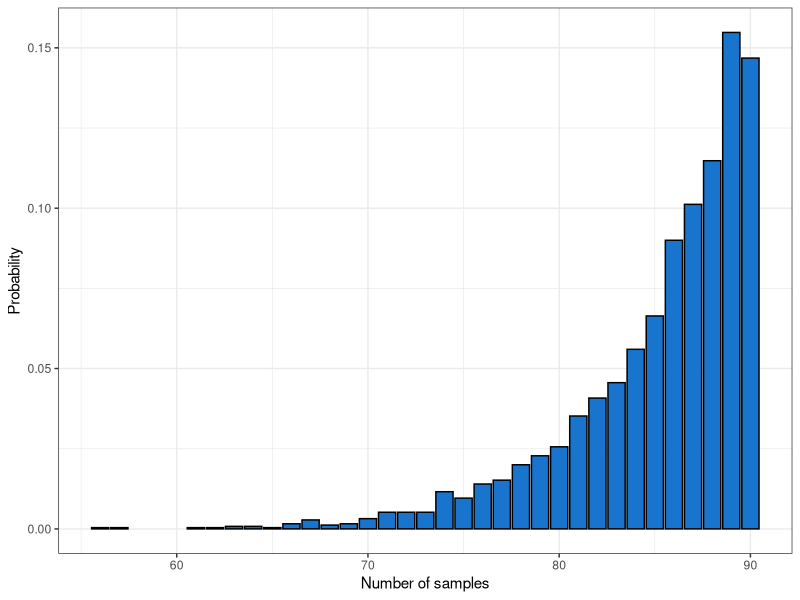
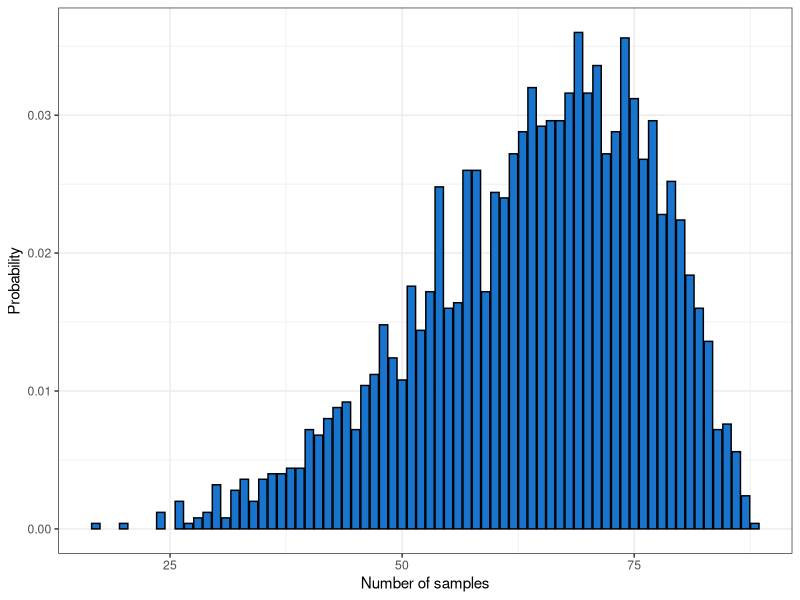
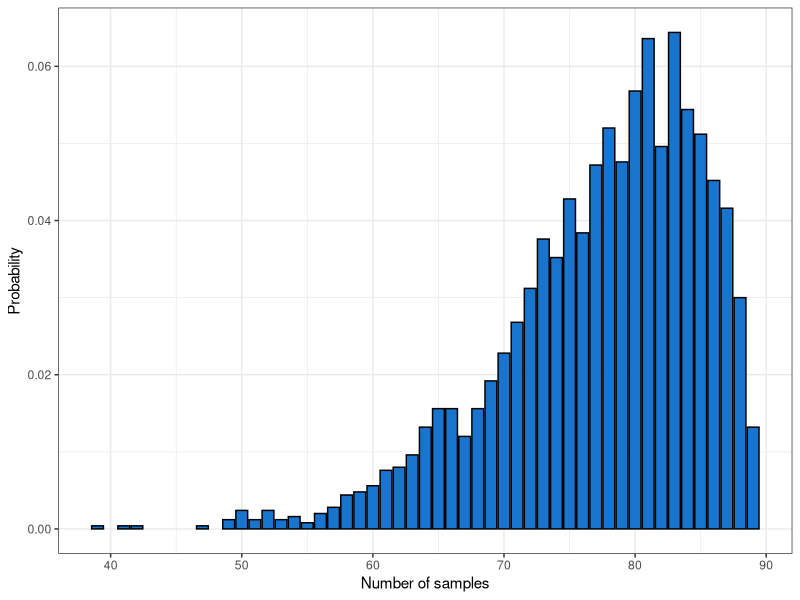
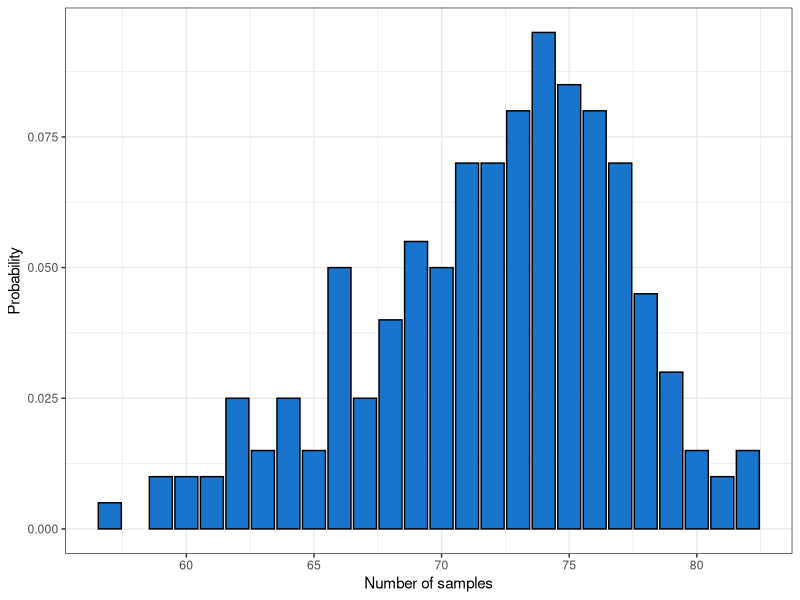
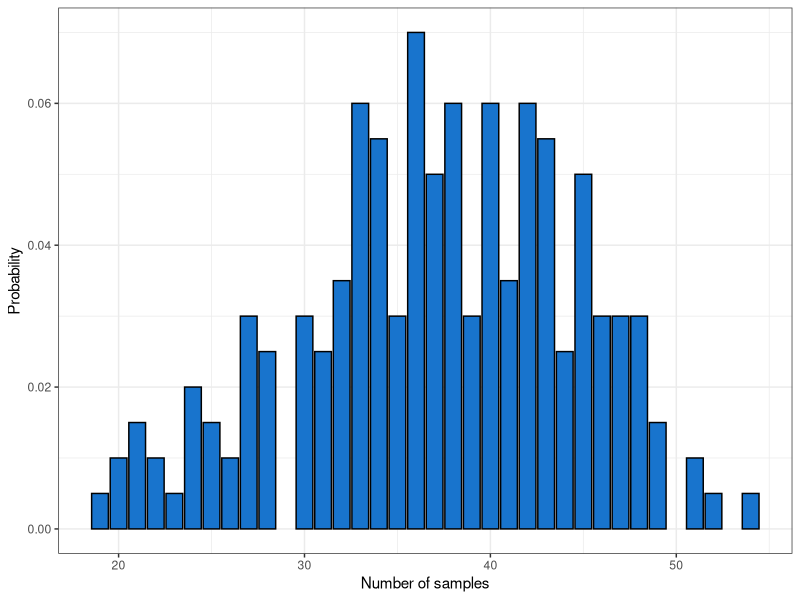
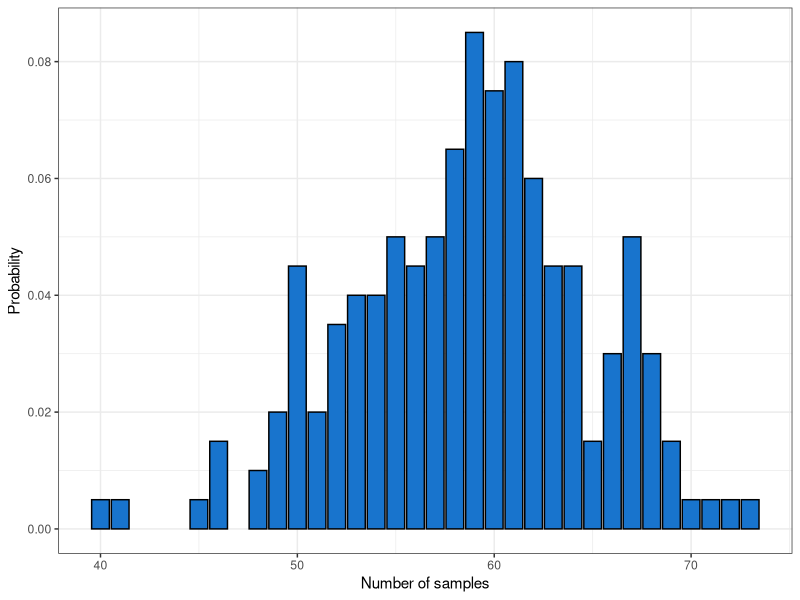

These charts were generated, in order, by the following R code:
library(ggplot2)
library(dplyr)
library(magrittr)
ggplot2::theme_set(ggplot2::theme_bw())

# Generate bankoplate
generateBankoPlate <- function(){
  # Generate 27 numbers three within each group of tens
  card <- sort(
    sapply(
    split(1:90, cut(1:90,9)),sample,3
    )
    )
  dim(card) <- c(3,9)
  
  # Remove vals so we have a valid banko card
  # First row
  firstRemoveIdx <- sample(1:9, size = 4)
  card[1, firstRemoveIdx] <- NA
  # Second row
  secondRemoveIdx <- sample(1:9, size = 4)
  card[2, secondRemoveIdx] <- NA
  # Third row - make sure that there are atleast one value in each tens
  thirdRemoveIdx <- sample(dplyr::setdiff(1:9, dplyr::intersect(firstRemoveIdx, secondRemoveIdx)), size = 4)
  card[3, thirdRemoveIdx] <- NA
  card
}

# Simulation of how well the average plate performs

simulateBingo <- function(N){
# Initialize vector with information about the filling of rows
numForFirst <- numeric(N) # When have one row been filled
numForSecond <- numeric(N) # When are two rows filled
numForBingo <- numeric(N) # When are all three rows filled

# Initialtize tibble for storing information about match between rows
#and draws along with the index of each draw

matchTibble <- tibble(drawNum = 1:90,
                      matchRowOne = logical(length = 90),
                      matchRowTwo = logical(length = 90),
                      matchRowThree = logical(length = 90))

for (i in 1:N){
# Generate banko plate
plate <- generateBankoPlate()
# Generate draws
draws <- sample(1:90, 90, replace = FALSE)

# Vectorized search over each row - save in matchtibble
matchTibble$matchRowOne <- (draws %in% plate[1, ])
matchTibble$matchRowTwo <- (draws %in% plate[2, ])
matchTibble$matchRowThree <- (draws %in% plate[3, ])

# Find latest value that has a match for each row
numForRowOne <- matchTibble %>% filter(matchRowOne == TRUE) %>% .$drawNum %>% tail(n = 1)
numForRowTwo <- matchTibble %>% filter(matchRowTwo == TRUE) %>% .$drawNum %>% tail(n = 1)
numForRowThree <- matchTibble %>% filter(matchRowThree == TRUE) %>% .$drawNum %>% tail(n = 1)

# Collect the indices
idxOfRow <- c(numForRowOne, numForRowTwo, numForRowThree)

# Find the index for when the last and first row was found
# and then use that to find out when the second was found
numForBingo[i] <- max(idxOfRow)
numForFirst[i] <- min(idxOfRow)
numForSecond[i] <- dplyr::setdiff(idxOfRow, c(numForBingo[i], numForFirst[i]))
}
# Gather information from numerical vectors in tibble
tibble(oneRow = numForFirst, twoRows = numForSecond, bingo = numForBingo)
}

result <- simulateBingo(2500)

# Bingo distribution and mean
ggplot(result, aes(x = bingo)) +
  geom_bar(aes(y=..count../sum(..count..)), fill = "dodgerblue3", col = "black") +
  xlab("Number of samples") + ylab("Probability")

mean(result$bingo)

# First row distribution and mean
ggplot(result, aes(x = oneRow)) +
  geom_bar(aes(y=..count../sum(..count..)), fill = "dodgerblue3", col = "black") +
  xlab("Number of samples") + ylab("Probability")

mean(result$oneRow)

# Second row distribution and mean
ggplot(result, aes(x = twoRows)) +
  geom_bar(aes(y=..count../sum(..count..)), fill = "dodgerblue3", col = "black") +
  xlab("Number of samples") + ylab("Probability")

mean(result$twoRows)

# Simulate games of bingo with one winner and looks of distribution of winner
gameNum <- 200 # Number of games 

numForFirstWin <- numeric(gameNum) # When have one row been filled winner
numForSecondWin <- numeric(gameNum) # When are two rows filled winner
numForBingoWin <- numeric(gameNum) # When are all three rows filled winner

for (j in 1:gameNum){
print(j)
plateNum <- 25 # Number of players
draws <- sample(1:90, 90, replace = FALSE)
matchTibble <- tibble(drawNum = 1:90,
                      matchRowOne = logical(length = 90),
                      matchRowTwo = logical(length = 90),
                      matchRowThree = logical(length = 90))

numForFirst <- numeric(plateNum) # When have one row been filled
numForSecond <- numeric(plateNum) # When are two rows filled
numForBingo <- numeric(plateNum) # When are all three rows filled

for (i in 1:plateNum){
  plate <- generateBankoPlate()
  matchTibble$matchRowOne <-  (draws %in% plate[1, ])
  matchTibble$matchRowTwo <- (draws %in% plate[2, ])
  matchTibble$matchRowThree <- (draws %in% plate[3, ])
  
  numForRowOne <- matchTibble %>% filter(matchRowOne == TRUE) %>% .$drawNum %>% tail(n = 1)
  numForRowTwo <- matchTibble %>% filter(matchRowTwo == TRUE) %>% .$drawNum %>% tail(n = 1)
  numForRowThree <- matchTibble %>% filter(matchRowThree == TRUE) %>% .$drawNum %>% tail(n = 1)
  
  # Collect the indices
  idxOfRow <- c(numForRowOne, numForRowTwo, numForRowThree)
  
  # Find the index for when the last and first row was found
  # and then use that to find out when the second was found
  numForBingo[i] <- max(idxOfRow)
  numForFirst[i] <- min(idxOfRow)
  numForSecond[i] <- dplyr::setdiff(idxOfRow, c(numForBingo[i], numForFirst[i]))
}

numForBingoWin[j] <- min(numForBingo)
numForSecondWin[j] <- min(numForSecond)
numForFirstWin[j] <- min(numForFirst)
}

# Gather information from numerical vectors in tibble
resultWin <- tibble(oneRowWinner = numForFirstWin,
                    twoRowsWinner = numForSecondWin,
                    bingoWinner = numForBingoWin)

# Winner information

# Bingo distribution and mean
ggplot(resultWin, aes(x = bingoWinner)) +
  geom_bar(aes(y=..count../sum(..count..)), fill = "dodgerblue3", col = "black") +
  xlab("Number of samples") + ylab("Probability")

mean(resultWin$bingoWinner)

# First row distribution and mean
ggplot(resultWin, aes(x = oneRowWinner)) +
  geom_bar(aes(y=..count../sum(..count..)), fill = "dodgerblue3", col = "black") +
  xlab("Number of samples") + ylab("Probability")

mean(resultWin$oneRowWinner)

# Second row distribution and mean
ggplot(resultWin, aes(x = twoRowsWinner)) +
  geom_bar(aes(y=..count../sum(..count..)), fill = "dodgerblue3", col = "black") +
  xlab("Number of samples") + ylab("Probability")

mean(resultWin$twoRowsWinner)
